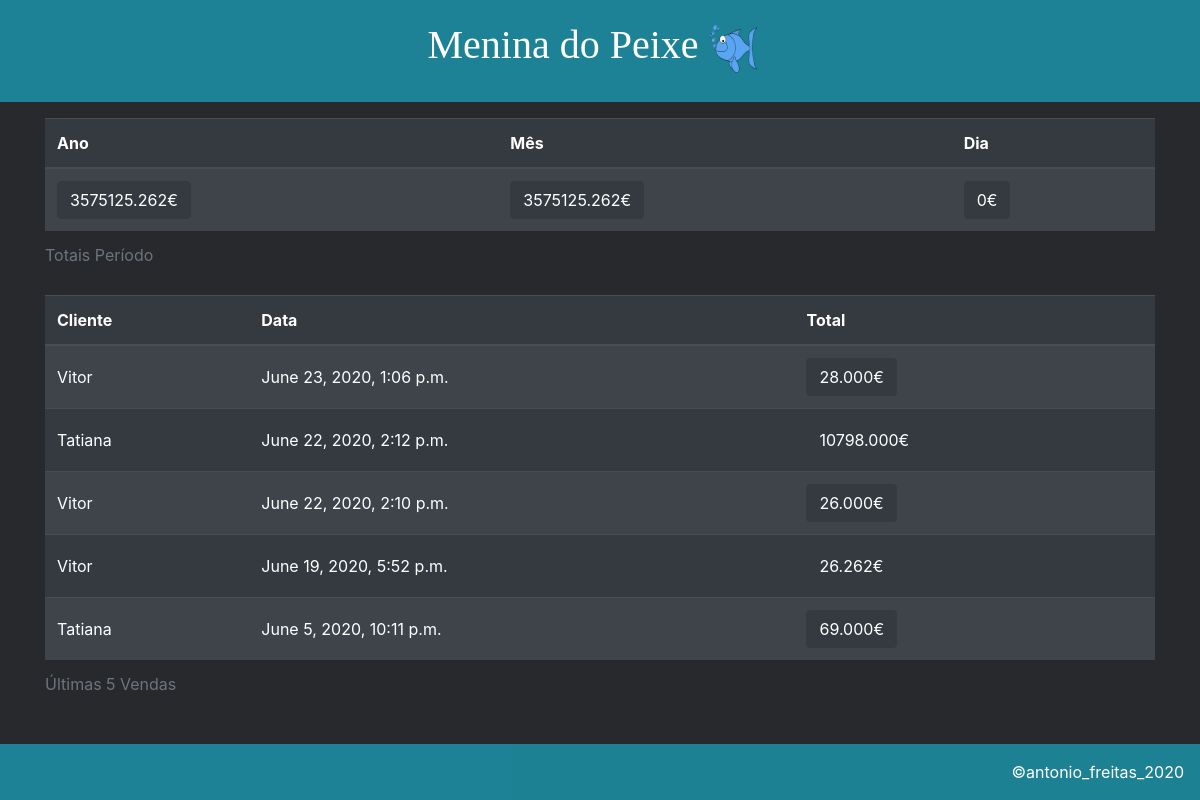
The page /dblists/sales/ (signed in) on the database as committed earlier.
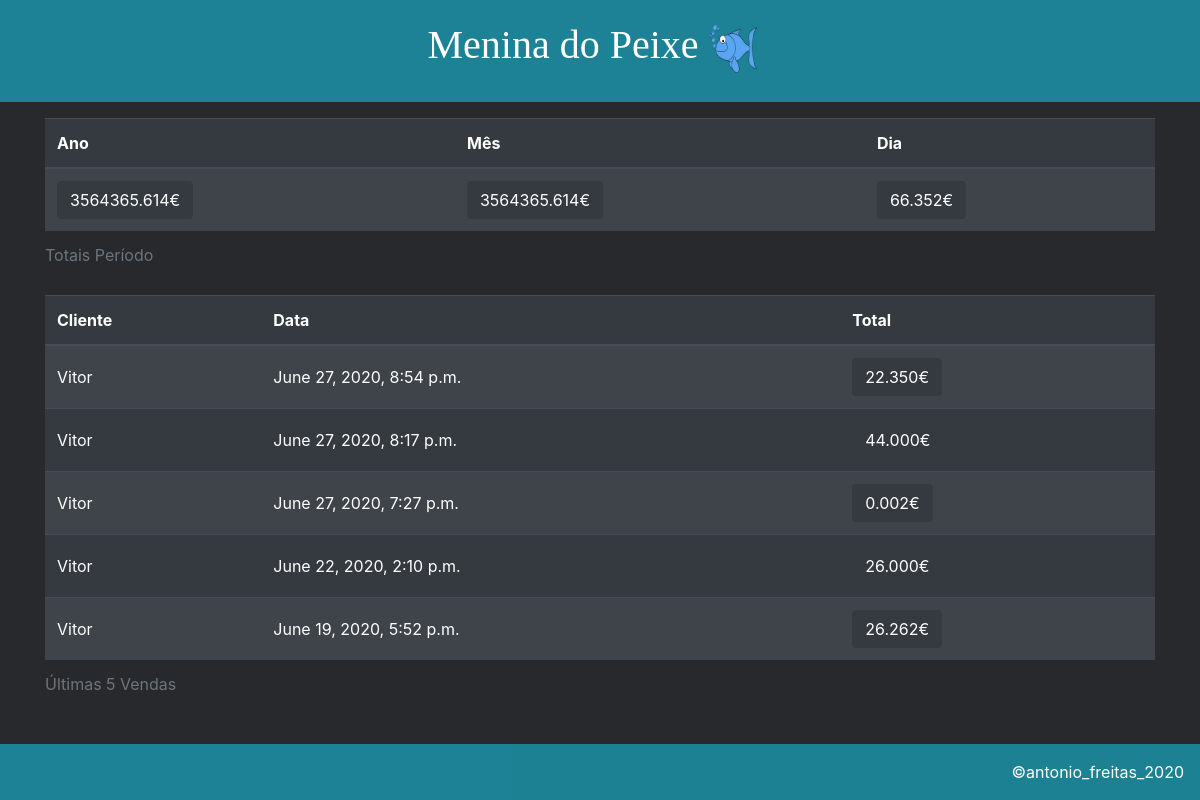
The same page on the database as committed later.
### mdpapp/models.py (models this page shows, shortened)
class Sale(models.Model):
    id=models.AutoField(primary_key=True)
    sale_date=models.DateTimeField("Data da Venda", auto_now_add=True)
    client=models.ForeignKey(Client, on_delete=models.PROTECT, verbose_name="Clientes")
    sale_note=models.CharField("Observações", max_length=200, null=True)
    sale_total=models.DecimalField(max_digits=10,decimal_places=3)

class Client(models.Model):
    client_name=models.CharField("Nome", max_length=200, unique=True)
    client_address=models.CharField("Endereço", max_length=200)
    client_contact=models.CharField("Contacto", max_length=200)
    client_email=models.EmailField("Email", max_length=200, null=True)
    client_note=models.CharField("Observações", max_length=200)
    client_date_added=models.DateTimeField("Data Adicionado", auto_now_add=True)
    owner=models.ForeignKey(User, on_delete=models.PROTECT)
    def __str__(self):
        return self.client_name

### mdpapp/views.py (the view)
# urls.py: path('dblists/sales/', views.sales, name='sales'),
@login_required
def sales(request):
    today=datetime.datetime.now()
    sales = Sale.objects.order_by('-sale_date')[:5]
    year_sale=Sale.objects.filter(sale_date__year=today.year)
    year_sale_total=0
    for sale in year_sale:
        year_sale_total+=float(sale.sale_total)
    month_sale=year_sale.filter(sale_date__month=today.month)
    month_sale_total=0
    for sale in month_sale:
        month_sale_total+=float(sale.sale_total)
    day_sale=month_sale.filter(sale_date__day=today.day)
    day_sale_total=0
    for sale in day_sale:
        day_sale_total+=float(sale.sale_total)
    hoje=today.day
    mes=today.month
    context = {'sales': sales, 'year_sale_total':year_sale_total, 'month_sale_total':month_sale_total,
    'day_sale_total':day_sale_total, 'hoje':hoje, 'mes':mes}
    print(year_sale_total)
    return render(request, 'mdpapp/sales.html', context)

### mdpapp/templates/mdpapp/sales.html
{% extends "mdpapp/base.html" %}
{% block content %}
    <div class="container">
        <table class="table table-striped table-dark">
            <caption>
                Totais Período
            </caption>
            <thead>
                <tr>
                    <th>
                        Ano
                    </th>
                    <th>
                        Mês
                    </th>
                    <th>
                        Dia
                    </th>
                </tr>
            </thead>
            <tbody>
                <tr>
                    <td>
                        <a href="{% url 'yr_sales' %}">
                            <button type="button" class="btn btn-dark">
                                {{ year_sale_total }}€
                            </button>
                        </a>
                    </td>
                    <td>
                        <a href="{% url 'mn_sales' mes %}">
                            <button type="button" class="btn btn-dark">
                                {{ month_sale_total }}€
                            </button>
                        </a>
                    </td>
                    <td>
                        <a href="{% url 'td_sales' hoje 1 %}">
                            <button type="button" class="btn btn-dark">
                                {{ day_sale_total }}€
                            </button>
                        </a>
                    </td>
                </tr>
            </tbody>
        </table>
    </div>
    <div class="container">
        <table class="table table-striped table-dark">
            <caption>
                Últimas 5 Vendas
            </caption>
            <thead>
                <tr>
                    <th>Cliente</th>
                    <th>Data</th>
                    <th>Total</th>
                </tr>
            </thead>
            <tbody>
                {% for sale in sales %}
                <tr>
                    <td style="vertical-align: middle;">
                        {{ sale.client }}
                    </td>
                    <td style="vertical-align: middle;">
                        {{ sale.sale_date }}
                    </td>
                    <td>
                        <a href="{% url 'sale' sale.id %}">
                            <button type="button" class="btn btn-dark">
                                {{ sale.sale_total }}€
                            </button>
                        </a>
                    </td>
                </tr>
                {% empty %}
                <tr>
                    <td>No clients have been added yet.</td>
                </tr>
                {% endfor %}
            </tbody>
        </table>
    </div>
{% endblock content %}

### mdpapp/templates/mdpapp/base.html (shortened to what this page needs)
{% load static %}
<!DOCTYPE html>
<html lang="en">
    <head>
        <link rel="stylesheet" href="https://maxcdn.bootstrapcdn.com/bootstrap/4.4.1/css/bootstrap.min.css">
        <link rel="stylesheet" href="{% static 'mdpapp/main.css' %}">
    </head>
    <body>
        <header class="container-fluid p-3 d-flex justify-content-center">
            <a class="text-white navbar-brand" href="{% url 'index' %}">
                <h1>
                    Menina do Peixe
                    <img src="{% static 'mdpapp/favicon.ico' %}" alt="alt">
                </h1>
            </a>
        </header>
        <div class="container-fluid p-3" style="margin-bottom: 4em;">
            {% block content %}{% endblock content %}
        </div>
        <footer class="container-fluid p-3 text-white fixed-bottom d-flex justify-content-end" >©antonio_freitas_2020</footer>
    </body>
</html>

### mdpapp/static/mdpapp/main.css (style rules this page uses)
body { background-color:#27292c; }
header { background-color: rgba(26, 171, 197, 0.685); font-family: fantasy; }
footer { background-color: rgba(26, 171, 197, 0.685); }

Rows that differ between the two databases and show on the page:
removed Sale: client "Vitor", sale_date "June 23, 2020, 1:06 p.m.", sale_total "28.000"
removed Sale: client "Tatiana", sale_date "June 22, 2020, 2:12 p.m.", sale_total "10798.000"
no longer on this page (row unchanged): Sale: client "Tatiana", sale_date "June 5, 2020, 10:11 p.m.", sale_total "69.000"
added Sale: client "Vitor", sale_date "June 27, 2020, 8:54 p.m.", sale_total "22.350"
added Sale: client "Vitor", sale_date "June 27, 2020, 8:17 p.m.", sale_total "44.000"
added Sale: client "Vitor", sale_date "June 27, 2020, 7:27 p.m.", sale_total "0.002"
Other text that changed with them:
{{ year_sale_total }}: "3575125.262" → "3564365.614"
{{ month_sale_total }}: "3575125.262" → "3564365.614"
{{ day_sale_total }}: "0" → "66.352"
